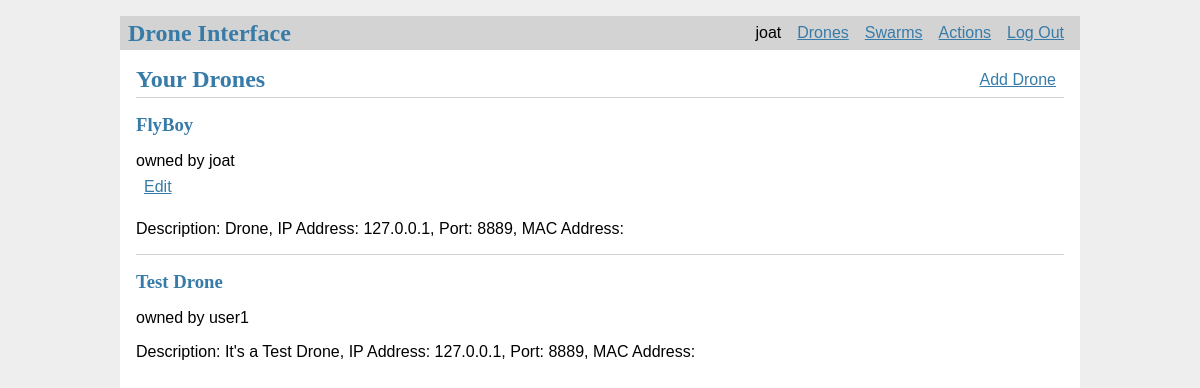
The app's page / (signed in) with its own data.
### tables this page shows
CREATE TABLE user (
  id INTEGER PRIMARY KEY AUTOINCREMENT,
  username TEXT UNIQUE NOT NULL,
  password TEXT NOT NULL
);

CREATE TABLE drones (
  id INTEGER PRIMARY KEY AUTOINCREMENT,
  drone_name TEXT UNIQUE NOT NULL,
  description TEXT NOT NULL,
  ip_addr TEXT NOT NULL,
  port TEXT NOT NULL,
  mac_addr TEXT,
  owner_id INTEGER NOT NULL,
  group_id INTEGER,
  FOREIGN KEY (owner_id) REFERENCES user (id),
  FOREIGN KEY (group_id) REFERENCES groups (id)
);

### flaskr/drones.py (the view)
@bp.route('/')
def drones_display():
    db = get_db()
    drones = db.execute(
        'SELECT p.id, drone_name, description, ip_addr, port, u.username, owner_id'
        ' FROM drones p JOIN user u ON p.owner_id = u.id'
        ' ORDER BY p.id DESC'
    ).fetchall()
    return render_template('drones/drones_display.html', drones=drones)

### flaskr/auth.py (called while the page is built)
@bp.before_app_request
def load_logged_in_user():
    user_id = session.get('user_id')
    if user_id is None:
        g.user = None
    else:
        g.user = get_db().execute(
            'SELECT * FROM user WHERE id = ?', (user_id,)
        ).fetchone()

### flaskr/db.py (called while the page is built)
def get_db():
    if 'db' not in g:
        g.db = sqlite3.connect(
            current_app.config['DATABASE'],
            detect_types=sqlite3.PARSE_DECLTYPES
        )
        g.db.row_factory = sqlite3.Row
    return g.db

### flaskr/templates/drones/drones_display.html
{% extends 'base.html' %}
{% block header %}
  <h1>{% block title %}Your Drones{% endblock %}</h1>
  {% if g.user %}
    <a class="action" href="{{ url_for('drones.register_drone') }}">Add Drone</a>
  {% endif %}
{% endblock %}
{% block content %}
  {% for drone in drones %}
    <article class="drone">
      <header>
        <div>
          <h1>{{ drone['drone_name'] }}</h1>
          <div class="about">owned by {{ drone['username'] }}</div>
        </div>
        {% if g.user['id'] == drone['owner_id'] %}
          <a class="action" href="{{ url_for('drones.update_info', id=drone['id']) }}">Edit</a>
        {% endif %}
      </header>
        <p class="description">Description: {{ drone['description'] }},
          IP Address: {{ drone['ip_addr'] }}, Port: {{ drone['port'] }}, MAC Address: {{ drone['mac_addr'] }}</p>
    </article>
    {% if not loop.last %}
      <hr>
    {% endif %}
  {% endfor %}
{% endblock %}

### flaskr/templates/base.html (shortened to what this page needs)
<!doctype html>
<link rel="stylesheet" href="{{ url_for('static', filename='style.css') }}">
<nav>
  <h1>Drone Interface</h1>
  <ul>
    {% if g.user %}
        <li><span>{{ g.user['username'] }}</span>
        <li><a href="{{ url_for('drones.drones_display') }}">Drones</a>
        <li><a href="{{ url_for('swarms.swarms') }}">Swarms</a>
        <li><a href="{{ url_for('actions.mainpage') }}">Actions</a>
        <li><a href="{{ url_for('auth.logout') }}">Log Out</a>
    {% else %}
      <li><a href="{{ url_for('auth.register') }}">Register User</a>
      <li><a href="{{ url_for('auth.login') }}">Log In</a>
    {% endif %}
  </ul>
</nav>
<section class="content">
  <header>
    {% block header %}{% endblock %}
  </header>
  {% block content %}{% endblock %}
</section>

### flaskr/static/style.css (style rules this page uses)
h1 { font-family: serif; color: #377ba8; margin: 1rem 0; }
a { color: #377ba8; }
hr { border: none; border-top: 1px solid lightgray; }
nav { background: lightgray; display: flex; align-items: center; padding: 0 0.5rem; }
nav h1 { flex: auto; margin: 0; }
nav ul { display: flex; list-style: none; margin: 0; padding: 0; }
nav ul li a, nav ul li span, header .action { display: block; padding: 0.5rem; }
.content { padding: 0 1rem 1rem; }
.content > header { border-bottom: 1px solid lightgray; display: flex; align-items: flex-end; }
.content > header h1 { flex: auto; margin: 1rem 0 0.25rem 0; }
.content:last-child { margin-bottom: 0; }

### records on screen
user: user.username "joat"
drones: drone_name "FlyBoy", username "joat", description "Drone", ip_addr "127.0.0.1", port "8889"
drones: drone_name "Test Drone", username "user1", description "It's a Test Drone", ip_addr "127.0.0.1", port "8889"
